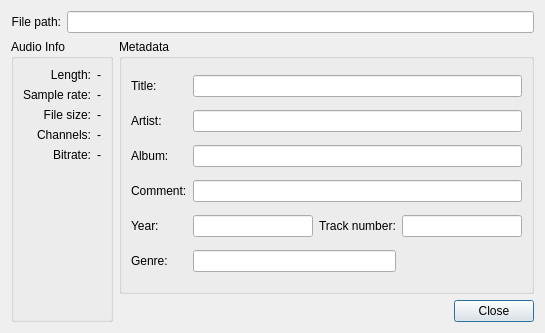
<ui version="4.0" >
 <class>DetailsDialog</class>
 <widget class="QDialog" name="DetailsDialog" >
  <property name="geometry" >
   <rect>
    <x>0</x>
    <y>0</y>
    <width>545</width>
    <height>333</height>
   </rect>
  </property>
  <property name="windowTitle" >
   <string>Details</string>
  </property>
  <layout class="QGridLayout" name="gridLayout_2" >
   <item row="0" column="0" >
    <widget class="QLabel" name="label_28" >
     <property name="text" >
      <string>File path:</string>
     </property>
     <property name="alignment" >
      <set>Qt::AlignRight|Qt::AlignTrailing|Qt::AlignVCenter</set>
     </property>
    </widget>
   </item>
   <item row="0" column="1" colspan="3" >
    <widget class="QLineEdit" name="pathLineEdit" >
     <property name="readOnly" >
      <bool>true</bool>
     </property>
    </widget>
   </item>
   <item rowspan="2" row="1" column="0" colspan="2" >
    <widget class="QGroupBox" name="groupBox" >
     <property name="minimumSize" >
      <size>
       <width>0</width>
       <height>16</height>
      </size>
     </property>
     <property name="title" >
      <string>Audio Info</string>
     </property>
     <layout class="QGridLayout" name="gridLayout" >
      <item row="0" column="0" >
       <widget class="QLabel" name="label" >
        <property name="text" >
         <string>Length:</string>
        </property>
        <property name="alignment" >
         <set>Qt::AlignRight|Qt::AlignTrailing|Qt::AlignVCenter</set>
        </property>
       </widget>
      </item>
      <item row="0" column="1" >
       <widget class="QLabel" name="lengthLabel" >
        <property name="text" >
         <string>-</string>
        </property>
       </widget>
      </item>
      <item row="1" column="0" >
       <widget class="QLabel" name="label_3" >
        <property name="text" >
         <string>Sample rate:</string>
        </property>
        <property name="alignment" >
         <set>Qt::AlignRight|Qt::AlignTrailing|Qt::AlignVCenter</set>
        </property>
       </widget>
      </item>
      <item row="1" column="1" >
       <widget class="QLabel" name="sampleRateLabel" >
        <property name="text" >
         <string>-</string>
        </property>
       </widget>
      </item>
      <item row="2" column="0" >
       <widget class="QLabel" name="label_5" >
        <property name="text" >
         <string>File size:</string>
        </property>
        <property name="alignment" >
         <set>Qt::AlignRight|Qt::AlignTrailing|Qt::AlignVCenter</set>
        </property>
       </widget>
      </item>
      <item row="2" column="1" >
       <widget class="QLabel" name="fileSizeLabel" >
        <property name="text" >
         <string>-</string>
        </property>
       </widget>
      </item>
      <item row="3" column="0" >
       <widget class="QLabel" name="label_10" >
        <property name="layoutDirection" >
         <enum>Qt::LeftToRight</enum>
        </property>
        <property name="text" >
         <string>Channels:</string>
        </property>
        <property name="textFormat" >
         <enum>Qt::PlainText</enum>
        </property>
        <property name="alignment" >
         <set>Qt::AlignRight|Qt::AlignTrailing|Qt::AlignVCenter</set>
        </property>
       </widget>
      </item>
      <item row="3" column="1" >
       <widget class="QLabel" name="channelsLabel" >
        <property name="layoutDirection" >
         <enum>Qt::LeftToRight</enum>
        </property>
        <property name="text" >
         <string>-</string>
        </property>
       </widget>
      </item>
      <item row="4" column="0" >
       <widget class="QLabel" name="label_2" >
        <property name="text" >
         <string>Bitrate:</string>
        </property>
        <property name="alignment" >
         <set>Qt::AlignRight|Qt::AlignTrailing|Qt::AlignVCenter</set>
        </property>
       </widget>
      </item>
      <item row="4" column="1" >
       <widget class="QLabel" name="bitrateLabel" >
        <property name="text" >
         <string>-</string>
        </property>
       </widget>
      </item>
      <item row="5" column="0" >
       <spacer name="verticalSpacer" >
        <property name="orientation" >
         <enum>Qt::Vertical</enum>
        </property>
        <property name="sizeHint" stdset="0" >
         <size>
          <width>20</width>
          <height>133</height>
         </size>
        </property>
       </spacer>
      </item>
     </layout>
    </widget>
   </item>
   <item row="1" column="2" colspan="2" >
    <widget class="QGroupBox" name="groupBox_2" >
     <property name="sizePolicy" >
      <sizepolicy vsizetype="Preferred" hsizetype="Expanding" >
       <horstretch>0</horstretch>
       <verstretch>0</verstretch>
      </sizepolicy>
     </property>
     <property name="title" >
      <string>Metadata</string>
     </property>
     <layout class="QGridLayout" name="gridLayout_3" >
      <item row="0" column="0" >
       <widget class="QLabel" name="label_21" >
        <property name="text" >
         <string>Title:</string>
        </property>
        <property name="alignment" >
         <set>Qt::AlignLeading|Qt::AlignLeft|Qt::AlignVCenter</set>
        </property>
       </widget>
      </item>
      <item row="0" column="1" colspan="3" >
       <widget class="QLineEdit" name="titleLineEdit" />
      </item>
      <item row="1" column="0" >
       <widget class="QLabel" name="label_22" >
        <property name="text" >
         <string>Artist:</string>
        </property>
        <property name="alignment" >
         <set>Qt::AlignLeading|Qt::AlignLeft|Qt::AlignVCenter</set>
        </property>
       </widget>
      </item>
      <item row="1" column="1" colspan="3" >
       <widget class="QLineEdit" name="artistLineEdit" />
      </item>
      <item row="2" column="0" >
       <widget class="QLabel" name="label_23" >
        <property name="text" >
         <string>Album:</string>
        </property>
        <property name="alignment" >
         <set>Qt::AlignLeading|Qt::AlignLeft|Qt::AlignVCenter</set>
        </property>
       </widget>
      </item>
      <item row="2" column="1" colspan="3" >
       <widget class="QLineEdit" name="albumLineEdit" />
      </item>
      <item row="3" column="0" >
       <widget class="QLabel" name="label_24" >
        <property name="text" >
         <string>Comment:</string>
        </property>
        <property name="alignment" >
         <set>Qt::AlignLeading|Qt::AlignLeft|Qt::AlignVCenter</set>
        </property>
       </widget>
      </item>
      <item row="3" column="1" colspan="3" >
       <widget class="QLineEdit" name="commentLineEdit" />
      </item>
      <item row="4" column="0" >
       <widget class="QLabel" name="label_25" >
        <property name="text" >
         <string>Year:</string>
        </property>
        <property name="alignment" >
         <set>Qt::AlignLeading|Qt::AlignLeft|Qt::AlignVCenter</set>
        </property>
       </widget>
      </item>
      <item row="4" column="1" >
       <widget class="QLineEdit" name="yearLineEdit" />
      </item>
      <item row="4" column="2" >
       <widget class="QLabel" name="label_26" >
        <property name="text" >
         <string>Track number:</string>
        </property>
        <property name="alignment" >
         <set>Qt::AlignLeading|Qt::AlignLeft|Qt::AlignVCenter</set>
        </property>
       </widget>
      </item>
      <item row="4" column="3" >
       <widget class="QLineEdit" name="trackLineEdit" />
      </item>
      <item row="5" column="0" >
       <widget class="QLabel" name="label_27" >
        <property name="text" >
         <string>Genre:</string>
        </property>
        <property name="alignment" >
         <set>Qt::AlignLeading|Qt::AlignLeft|Qt::AlignVCenter</set>
        </property>
       </widget>
      </item>
      <item row="5" column="1" colspan="2" >
       <widget class="QLineEdit" name="genreLineEdit" />
      </item>
     </layout>
    </widget>
   </item>
   <item row="2" column="2" >
    <spacer name="horizontalSpacer" >
     <property name="orientation" >
      <enum>Qt::Horizontal</enum>
     </property>
     <property name="sizeHint" stdset="0" >
      <size>
       <width>365</width>
       <height>20</height>
      </size>
     </property>
    </spacer>
   </item>
   <item row="2" column="3" >
    <widget class="QPushButton" name="pushButton_3" >
     <property name="text" >
      <string>Close</string>
     </property>
    </widget>
   </item>
  </layout>
 </widget>
 <resources/>
 <connections>
  <connection>
   <sender>pushButton_3</sender>
   <signal>clicked()</signal>
   <receiver>DetailsDialog</receiver>
   <slot>close()</slot>
   <hints>
    <hint type="sourcelabel" >
     <x>623</x>
     <y>353</y>
    </hint>
    <hint type="destinationlabel" >
     <x>539</x>
     <y>352</y>
    </hint>
   </hints>
  </connection>
 </connections>
</ui>
